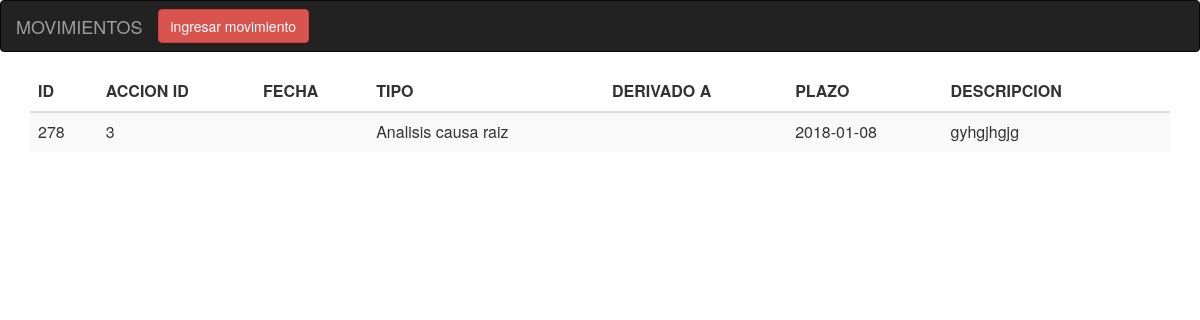
The app's page /Prueba2/movimientosxaccion.php?id=3 with its own data.
### tables this page shows
CREATE TABLE `movimientos` (
  `id_mov` int(11) NOT NULL,
  `movi` int(11) NOT NULL,
  `fecha_movimiento` timestamp NOT NULL DEFAULT CURRENT_TIMESTAMP,
  `tipo` text NOT NULL,
  `derivado_a` text NOT NULL,
  `descripcion` text NOT NULL,
  `plazo` date NOT NULL
);

### Prueba2/movimientosxaccion.php (the view, shortened to what this page needs)
<?php
$db_host = 'localhost';
$db_user = 'root';
$db_pass = 'Micro2017';
$db_name = 'sam';
$conn = mysqli_connect($db_host, $db_user, $db_pass, $db_name);
$id = $_GET['id'];
$sql = "SELECT id_mov, movi, tipo, derivado_a, descripcion, plazo FROM movimientos WHERE movi='$id'";
$query = mysqli_query($conn, $sql);
?>
<html lang="en">
<head>
  <link rel="stylesheet" href="https://maxcdn.bootstrapcdn.com/bootstrap/3.3.7/css/bootstrap.min.css">
</head>
<body>
<nav class="navbar navbar-inverse">
  <div class="container-fluid">
    <div class="navbar-header">
      <a class="navbar-brand" href="#">MOVIMIENTOS</a>
    </div>
    <button class="btn btn-danger navbar-btn" onclick="location.href='movimientos.php'">ingresar movimiento</button>
  </div>
  </nav>
<div class="container">
		<table class="table table-striped">
		<thead>
		<tr>
			<th>ID</th>
			<th>ACCION ID</th>
			<th>FECHA</th>
			<th>TIPO</th>
			<th>DERIVADO A</th>
			<th>PLAZO</th>
			<th>DESCRIPCION</th>
			<th></th>
		</tr>
		</thead>
		<?php
		while ($row = mysqli_fetch_array($query))
		{
			echo '<tr>
					<td>'.$row['id_mov'].'</td>
					<td>'.$row['movi'].'</td>
					<td>'.$row['fecha_movimiento'].'</td>
					<td>'.$row['tipo'].'</td>
					<td>'.$row['derivado_a'].'</td>
					<td>'.$row['plazo'].'</td>
					<td>'.$row['descripcion'].'</td>
					<td></td>
				</tr>';
		}?>
     </table>
</div>

### records on screen
movimientos: id_mov "278", movi "3", tipo "Analisis causa raiz", plazo "2018-01-08", descripcion "gyhgjhgjg"
